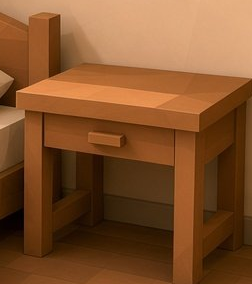
#> input picture game/assets-src/nightstand/ref/nightstand-ref.png, 252 x 284 px; the run also reads 1 picture not shown here
$ python make_isolated.py
#> lines starting #> are read from the running program, lines starting #| are printed output that depends on the picture; after the words box and inside, x2 and y2 are one past the last pixel; in counts of white or black regions, pixels touching at a corner belong together; pictures that were not available may be replaced by others from this repository, and a replacement may not be noted
# Isolate the nightstand from the crop: rembg mask + matched master render silhouette as GrabCut priors.
# Run from anywhere with Python (pillow, numpy, opencv). Needs ../blender/render/master_000.png (render_all.sh).
# The rectangle 'hole' is the see-through gap in the right side frame (manual sure-background).
import os
from PIL import Image
import numpy as np, cv2
os.chdir(os.path.dirname(os.path.abspath(__file__)))
crop=Image.open('nightstand-ref.png').convert('RGB')
#> crop is the input picture: PIL image 252x284 RGB; mean R, G, B 129.5, 81, 42.6
S=4; W,H=crop.size[0]*S,crop.size[1]*S
#> after `W, H = (crop.size[0] * S, crop.size[1] * S)`: W = 1008; H = 1136
up=np.array(crop.resize((W,H),Image.LANCZOS))
rend=np.array(Image.open('../blender/render/master_000.png').convert('RGBA').resize((W,H)))[...,3]>127
#> rend: shape (1136, 1008) bool; every value is 1
rem=np.array(Image.open('nightstand-ref-mask-rembg.png').convert('L').resize((W,H)))>127
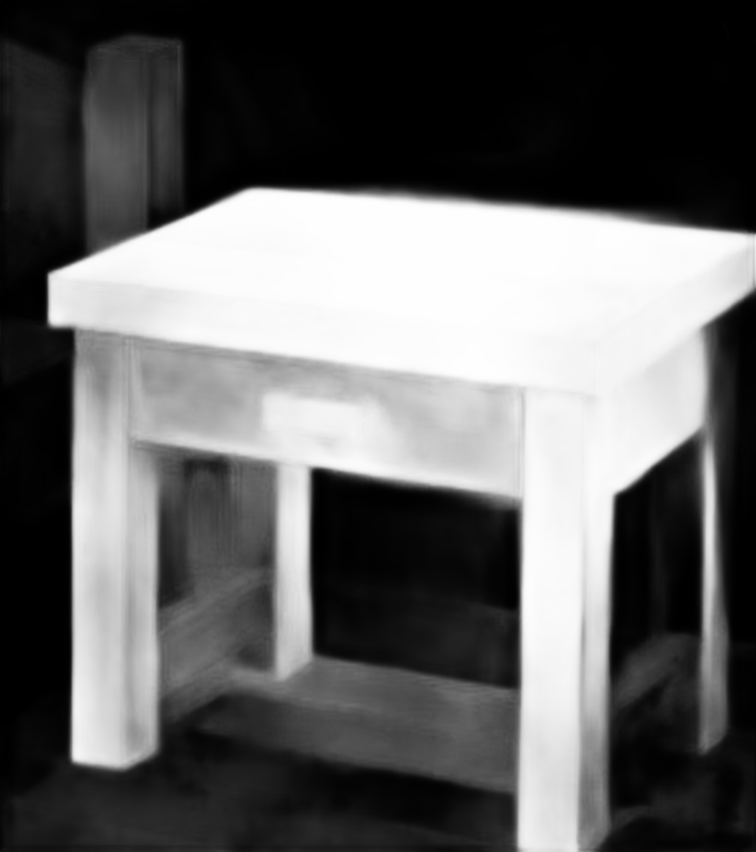
#> input picture game/assets-src/nightstand/ref/nightstand-ref-mask-rembg.png, 756 x 852 px
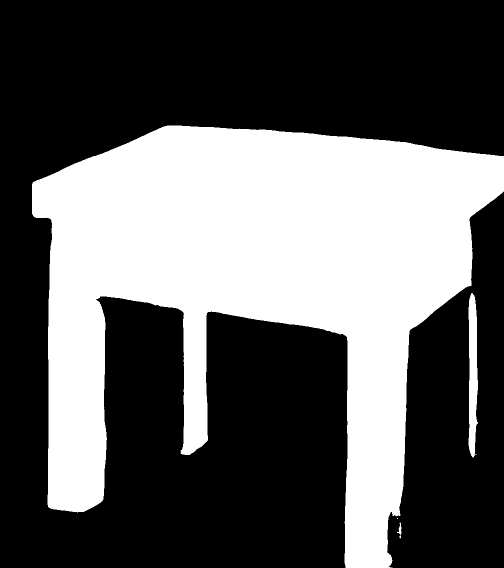
#> rem: shape (1136, 1008) bool (shown at 1/2 size); 36.7% white; 5 white regions (2 under 20 px), largest, box (x1, y1, x2, y2) and area: (64, 251, 1008, 1136) 415607, (937, 586, 956, 915) 4844, (794, 1045, 803, 1077) 113
n,lab,st,_=cv2.connectedComponentsWithStats(rem.astype(np.uint8)); rem=lab==(1+np.argmax(st[1:,4]))
#> after `n, lab, st, _ = cv2.connectedComponentsWithStats(rem.astype(np.uint8))`:
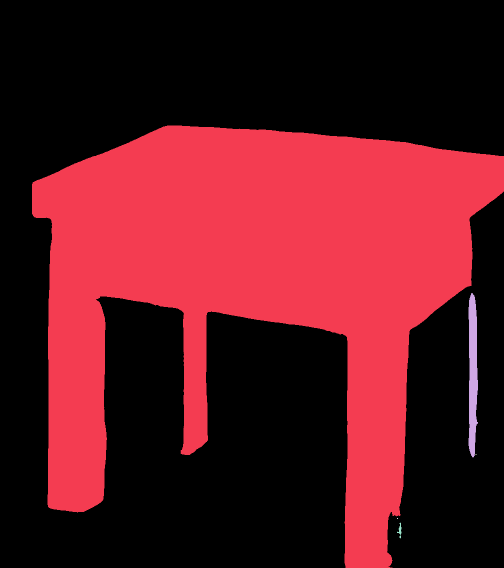
#> lab: shape (1136, 1008) int32 (shown at 1/2 size); 6 distinct labels, from 0 to 5; one colour per label, 0 black
#> after `n, lab, st, _ = cv2.connectedComponentsWithStats(rem.astype(np.uint8))`: n = 6; st = [[0, 0, 1008, 1136, 724516], [64, 251, 944, 885, 415607], [937, 586, 19, 329, 4844], [951, 908, 2, 2, 4], [794, 1036, 2, 2, 4], [794, 1045, 9, 32, 113]]
#> after `rem = lab == 1 + np.argmax(st[1:, 4])`: rem: shape (1136, 1008) bool; 36.3% white; 1 white region, box (x1, y1, x2, y2) and area: (64, 251, 1008, 1136) 415607
k=lambda r: cv2.getStructuringElement(cv2.MORPH_ELLIPSE,(2*r+1,2*r+1))
er=lambda m,r: cv2.erode(m.astype(np.uint8),k(r))>0
di=lambda m,r: cv2.dilate(m.astype(np.uint8),k(r))>0
hole=np.zeros((H,W),np.uint8)
cv2.fillPoly(hole,[(np.array([(205,160),(217,157),(217,207),(205,209)])*S).astype(np.int32)],1); hole=hole>0
#> after `cv2.fillPoly(hole, [(np.array([(205, 160), (217, 157), (217, 207), (20`:
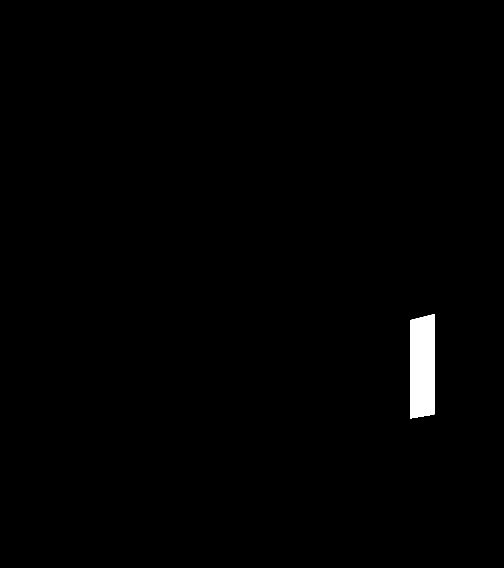
#> hole: shape (1136, 1008) (shown at 1/2 size); values 0 (black) and 1 (white), 0.85% white; 1 white region, box (x1, y1, x2, y2) and area: (820, 628, 869, 837) 9749
gc=np.full((H,W),cv2.GC_BGD,np.uint8)
gc[di(rend|rem,24)]=cv2.GC_PR_BGD
gc[di(rend,10)|rem]=cv2.GC_PR_FGD
gc[er(rend,14)|er(rem,10)]=cv2.GC_FGD
gc[hole]=cv2.GC_BGD
bg=np.zeros((1,65)); fg=np.zeros((1,65))
cv2.grabCut(cv2.cvtColor(up,cv2.COLOR_RGB2BGR),gc,None,bg,fg,6,cv2.GC_INIT_WITH_MASK)
m=((gc==cv2.GC_FGD)|(gc==cv2.GC_PR_FGD)).astype(np.uint8)
n,lab,st,_=cv2.connectedComponentsWithStats(m); m=(lab==(1+np.argmax(st[1:,4]))).astype(np.uint8)
m=cv2.morphologyEx(m,cv2.MORPH_OPEN,k(2)); m=cv2.morphologyEx(m,cv2.MORPH_CLOSE,k(3))
a=cv2.GaussianBlur(m.astype(np.float32)*255,(0,0),1.2).astype(np.uint8)
mb=m.astype(bool); print('iou vs render', (mb&rend).sum()/(mb|rend).sum(), 'vs rembg', (mb&rem).sum()/(mb|rem).sum())
# outputs
Image.fromarray(a).save('nightstand-ref-mask.png',optimize=True)               # 4x (1008x1136)
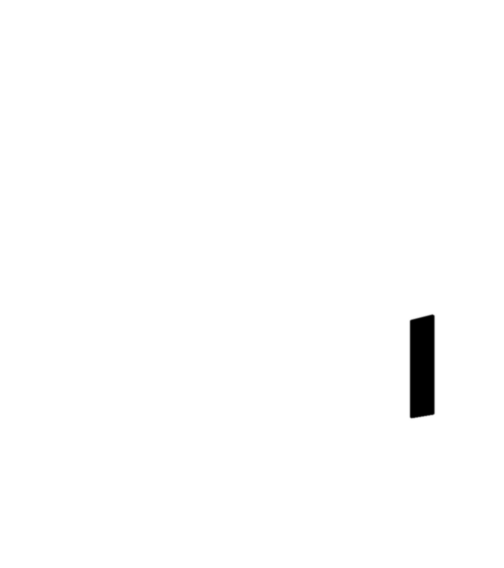
#> saved as nightstand-ref-mask.png: PIL image 1008x1136 L (shown at 1/2 size); min 0, max 255, mean 252.8
rgba_hi=np.dstack([up,a])
small_a=np.array(Image.fromarray(a).resize(crop.size,Image.LANCZOS))
Image.fromarray(np.dstack([np.array(crop),small_a])).save('nightstand-isolated.png',optimize=True)
ys,xs=np.where(a>8); x0,x1,y0,y1=xs.min(),xs.max()+1,ys.min(),ys.max()+1
#> after `x0, x1, y0, y1 = (xs.min(), xs.max() + 1, ys.min(), ys.max() + 1)`: x0 = 0; x1 = 1008; y0 = 0; y1 = 1136
print('bbox in crop px', x0/S,y0/S,(x1-x0)/S,(y1-y0)/S)
#| bbox in crop px 0.0 0.0 252.0 284.0
sub=Image.fromarray(rgba_hi[y0:y1,x0:x1]); s=int(max(sub.size)/0.86)
#> after `s = int(max(sub.size) / 0.86)`: s = 1320
sq=Image.new('RGBA',(s,s),(0,0,0,0)); sq.paste(sub,((s-sub.width)//2,(s-sub.height)//2))
#> after `sq = Image.new('RGBA', (s, s), (0, 0, 0, 0))`: sq: PIL image 1320x1320 RGBA; every value is 0
#> after `sq.paste(sub, ((s - sub.width) // 2, (s - sub.height) // 2))`:
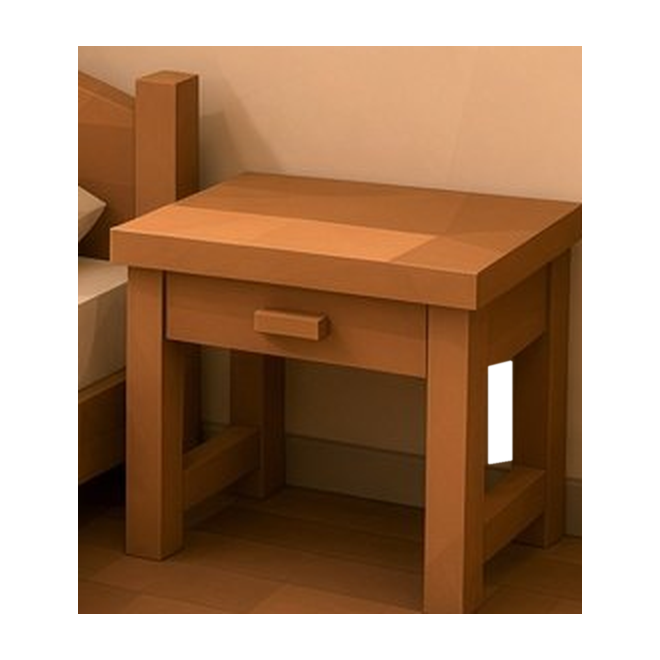
#> sq: PIL image 1320x1320 RGBA (shown at 1/2 size); mean R, G, B, A 85.1, 53.2, 28, 166.2; transparent parts drawn white
big=sq.resize((1024,1024),Image.LANCZOS); big.save('nightstand-isolated-1024.png',optimize=True)
w=Image.new('RGBA',big.size,(255,255,255,255)); w.alpha_composite(big); w.convert('RGB').save('nightstand-isolated-1024-white.png',optimize=True)
#> after `w = Image.new('RGBA', big.size, (255, 255, 255, 255))`: w: PIL image 1024x1024 RGBA; every value is 255
#> after `w = Image.new('RGBA', big.size, (255, 255, 255, 255))`:
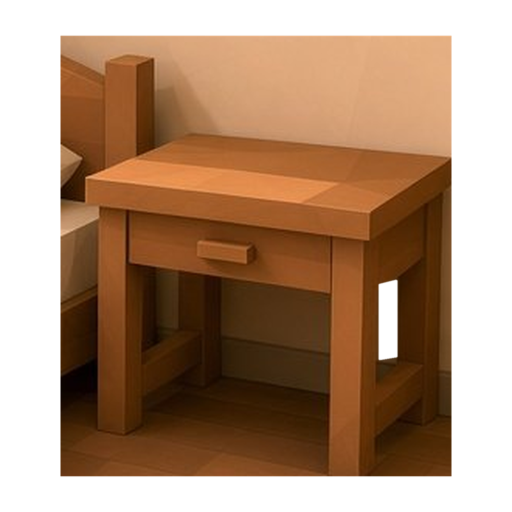
#> saved as nightstand-isolated-1024-white.png: PIL image 1024x1024 RGB (shown at 1/2 size); mean R, G, B 173.5, 141.8, 116.7
